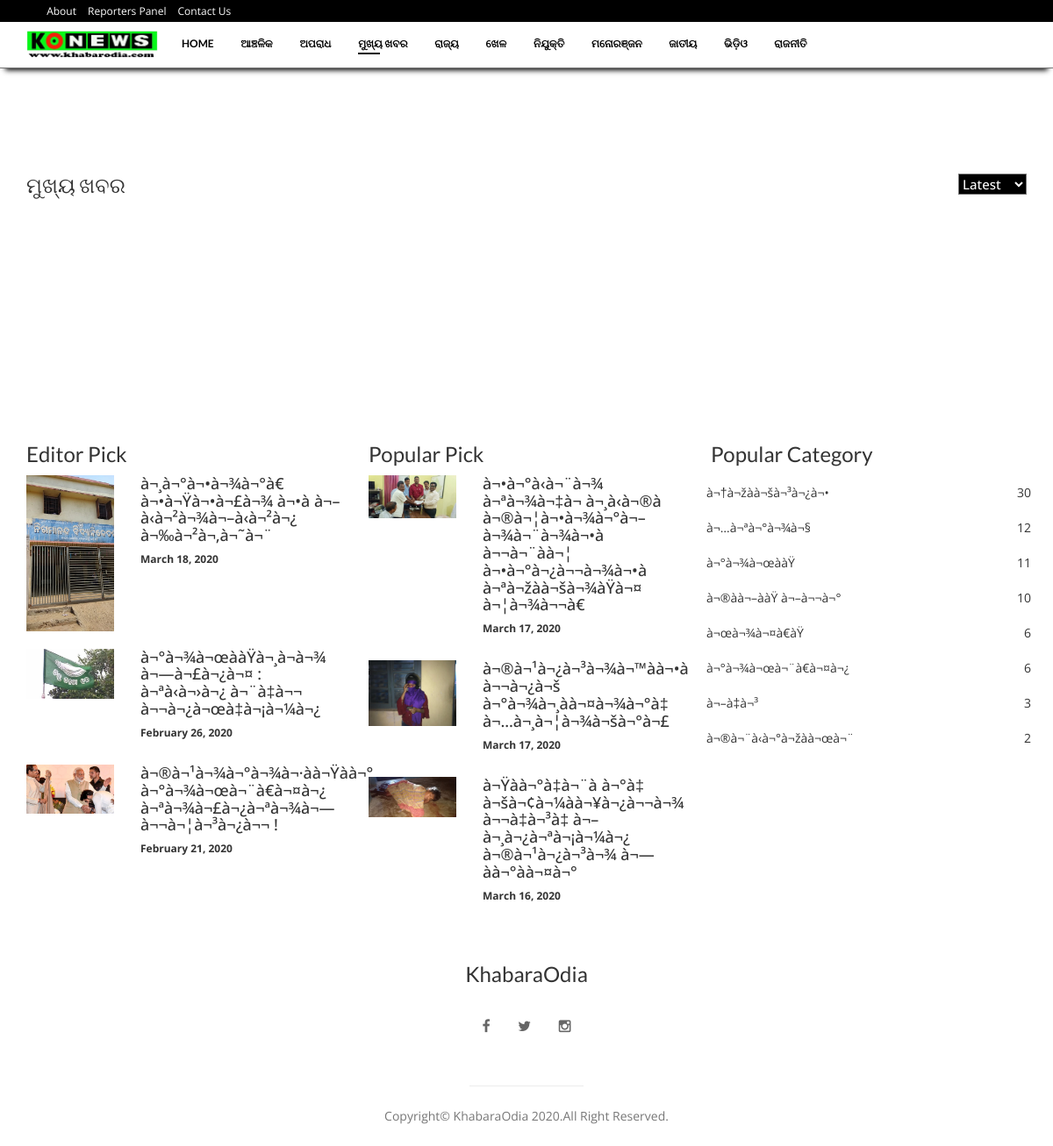
Page /headlines.php on the committed database.
### tables this page shows
CREATE TABLE `newslist` (
  `id` int(20) NOT NULL,
  `category` varchar(50) NOT NULL,
  `subcategory` varchar(50) NOT NULL,
  `heading` varchar(200) NOT NULL,
  `image` varchar(50) NOT NULL,
  `content` varchar(10000) NOT NULL,
  `date` varchar(20) NOT NULL,
  `other_images` varchar(255) DEFAULT NULL,
  `view_count` int(10) NOT NULL DEFAULT '0',
  `comment_count` int(10) NOT NULL DEFAULT '0'
);

### headlines.php (the view, shortened to what this page needs)
<?php
    $conn = OpenCon();
?>
<!doctype html>
<html class="no-js" lang="zxx">
    <head>
        <link rel="stylesheet" href="css/bootstrap.min.css">
        <link rel="stylesheet" href="css/font-awesome.min.css">
        <link rel="stylesheet" href="css/et-line-fonts.css">
        <link rel="stylesheet" href="css/ionicons.min.css">
        <link rel="stylesheet" href="css/magnific-popup.css">
        <link rel="stylesheet" href="css/animate-headline.css">
        <link rel="stylesheet" href="css/venobox.css">
        <link rel="stylesheet" href="css/slick.css">
        <link rel="stylesheet" href="css/owl.carousel.css">
        <link rel="stylesheet" href="css/owl.theme.css">
        <link rel="stylesheet" href="css/owl.transitions.css">
        <link rel="stylesheet" href="css/animate.css">
        <link rel="stylesheet" href="css/normalize.css">
        <link rel="stylesheet" href="css/main.css">
        <link rel="stylesheet" href="style.css">
        <link rel="stylesheet" href="css/responsive.css">
    </head>
    <body>
        <header  class="topHeader">
            <div class="container">
                <ul>
                <li>About</li>
                <li>Reporters Panel</li>
                <li>Contact Us</li>
            </ul>
            </div>
        </header>
        <div class="wrapper">
            <header class="header-area">
                 <div id="main-menu" class="sticker" style="color: black">
                    <div class="container">
                        <div class="row">
                            <div class="col-md-12 col-xs-12">
                                <div class="logo float-left navbar-header">
                                    <a class="navbar-brand" href="index.html"><img src="img/khabarodia_logo.jpeg" style="width: 150px"></a>
                                </div>
                                <div class="main-menu float- collapse navbar-collapse" id="main-menu-2">
                                    <nav>
                                        <ul class="menu one-page">
                                             <li class=''><a href='index.html'>Home</a></li>
                                             <li class=''><a href='regional.php'>ଆଞ୍ଚଳିକ</a></li>
                                             <li class=''><a href='crime.php'>ଅପରାଧ</a></li>
                                             <li class='active'><a href='headlines.php'>ମୁଖ୍ୟ ଖବର</a></li>
                                             <li class=''><a href='state.php'>ରାଜ୍ୟ</a></li>
                                             <li class=''><a href='sports.php'>ଖେଳ</a></li>
                                             <li class=''><a href='employment.php'>ନିଯୁକ୍ତି </a></li>
                                             <li class=''><a href='entertainment.php'>ମନୋରଞ୍ଜନ</a></li>
                                             <li class=''><a href='national.php'>ଜାତୀୟ</a></li>
                                             <li class=''><a href='video.php'>ଭିଡ଼ିଓ</a></li>
                                             <li class=''><a href='politics.php'>ରାଜନୀତି</a></li>
                                        </ul>
                                    </nav>
                                </div>
                            </div>
                        </div>
                    </div>
                </div>
            </header>
            <div id="service-area">
                <div class="ptb-120">
                    <div class="container">
                        <div class="row">
                            <div class="col-12 col-lg-12 col-md-12 col-sm-12 col-xs-12" style="padding: 0px 0px 0px 0px">
                                <div class="col-lg-6 col-md-6">
                                    <h3>ମୁଖ୍ୟ ଖବର</h3>
                                </div>
                                <div class="col-lg-6 col-md-6">
                                     <h4 class="pull-right">
                                         <select style="background-color: black;color: white;font-size: 15px">
                                             <option>Latest</option>
                                         </select>
                                     </h4>
                                </div>
                            </div>
                        </div>
                        <div class="row" style="margin-top: 50px">
                            <div class="col-lg-8 col-md-8 col-sm-12 p-0">
                            </div>
                            <div class="col-lg-4 col-md-4 col-sm-12">
                            </div>
                        </div>
                    </div>
                </div>
            </div>
            <footer class="footer-area pt-100">
                <div class="container">
                    <div class="row">
                        <div class="col-lg-4 col-md-4 col-sm-12">
                            <h3>Editor Pick</h3>
                                <?php
                                        $sql="select * from newslist where subcategory='editor' order by id desc limit 3";
                                        $result = mysqli_query($conn, $sql);
                                        while($row=mysqli_fetch_assoc($result))
                                        {
                                            echo '<div class="row pointerDiv " onclick="openNewsDetails('.$row["id"].')">
                                                    <div class="col-lg-4 col-md-4 col-sm-12">
                                                        <img src="'.$row["image"].'">
                                                    </div>
                                                    <div class="col-lg-8 col-md-8 col-sm-12">
                                                        <h4>'.$row["heading"].'</h4>
                                                        <h6><b>'.$row["date"].'</b></h6>
                                                    </div>
                                                </div><br>';
                                        }
                                    ?>
                        </div>
                        <div class="col-lg-4 col-md-4 col-sm-12">
                            <h3>Popular Pick</h3>
                            <?php
                                        $sql="select * from newslist where subcategory='popular' order by id desc limit 3";
                                        $result = mysqli_query($conn, $sql);
                                        while($row=mysqli_fetch_assoc($result))
                                        {
                                            echo '<div class="row pointerDiv " onclick="openNewsDetails('.$row["id"].')">
                                                    <div class="col-lg-4 col-md-4 col-sm-12">
                                                        <img src="'.$row["image"].'">
                                                    </div>
                                                    <div class="col-lg-8 col-md-8 col-sm-12">
                                                        <h4>'.$row["heading"].'</h4>
                                                        <h6><b>'.$row["date"].'</b></h6>
                                                    </div>
                                                </div><br>';
                                        }
                                    ?>
                        </div>
                        <div class="col-lg-4 col-md-4 col-sm-12">
                             <h3>Popular Category</h3>
                             <div class="row">
                                <?php
                                        $sql="SELECT count(*) as counter, category, id FROM `newslist` GROUP BY category order by counter desc";
                                        $result = mysqli_query($conn, $sql);
                                        while($row=mysqli_fetch_assoc($result))
                                        {
                                            echo '<div class="col-12 " style="padding: 10px">
                                                        <span>'.$row["category"].'</span>
                                                        <span class="pull-right">'.$row["counter"].'</span>
                                                    </div>';
                                        }
                                    ?>
                             </div>
                        </div>
                    </div><br><br>
                    <div class="row text-center">
                       <div class="col-md-12 text-center">
                        <div class="footer-all">
                            <div class="footer-logo logo">
                                <h3>KhabaraOdia</h3>
                            </div>
                            <div class="footer-icon">
                                <ul>
                                    <li><a href="#"><i class="fa fa-facebook" aria-hidden="true"></i></a></li>
                                    <li><a href="#"><i class="fa fa-twitter" aria-hidden="true"></i></a></li>
                                    <li><a href="#"><i class="fa fa-instagram" aria-hidden="true"></i></a></li>
                                </ul>
                            </div>
                            <div class="footer-text">
                                <span>
                                    Copyright©
                                    KhabaraOdia</a>
                                    2020.All right reserved.
                                </span>
                            </div>
                        </div>
                    </div>
                    </div>
                </div>
            </footer>
        </div>
    </body>
</html>

### css/main.css (style rules this page uses)
html { color: #222; font-size: 1em; line-height: 1.4; }
audio, canvas, iframe, img, svg, video { vertical-align: middle; }

### style.css (style rules this page uses)
html, body { height: 100%; font-family: 'Open Sans', sans-serif; }
.pointerDiv { cursor: pointer !important; }
.topHeader { height: 25px !important; background-color: black; color: white; font-size: 12px; }
.topHeader ul { list-style: none; }
.topHeader ul li { display: inline-block; margin-left: 10px; line-height: 25px }
#main-menu ul li a, #main-menu a h3 { color: black; }
.float-left { float: left }
img { max-width: 100%; height: auto }
h1, h2, h4, h5, h6 { margin: 0 0 10px; font-family: 'Open Sans', sans-serif; }
h3 { margin: 0 0 10px; font-family: 'Lato', sans-serif; }
a { transition: all 0.3s ease 0s; text-decoration: none; }
ul { list-style: outside none none; margin: 0; padding: 0 }
body { background: #fff none repeat scroll 0 0; font-family: 'Open Sans', sans-serif; }
i { color: #666666; transition: all .3s ease 0s; }
.p-0 { padding-top: 0; padding-right: 0; padding-bottom: 0; padding-left: 0; }
.pt-100 { padding-top: 100px }
.ptb-120 { padding: 120px 0 }
.logo a { height: inherit; }
.main-menu li { display: inline-block; padding-left: 27px; }
.main-menu li a { color: #ffffff; font-size: 12px; text-transform: uppercase; font-weight: 700; position: relative; font-family: 'Lato', sans-serif; }
.main-menu { padding-top: 4px; }
.main-menu.navbar-collapse { padding-left: 0; padding-right: 0; }
#main-menu { border-bottom: 1px solid #747474; left: 0; padding: 10px 0; right: 0; top: 0; transition: all 0.5s ease 0s; z-index: 9999; box-shadow: 0 8px 6px -6px black; }
.main-menu nav ul li a::before { background: #090909 none repeat scroll 0 0; bottom: -5px; content: ""; height: 2px; left: 0; position: absolute; transform: scale(0); width: 25px; transition: all 0.3s ease 0s; }
.main-menu nav ul li.active a::before, .main-menu nav ul li a:hover::before { transform: scale(1); }
.main-menu nav ul li.active a { border-color: orange !important; }
.navbar-brand { float: left; padding: 0; }
.footer-icon li { display: inline-block; }
.footer-icon a { color: #9c9c9c; font-size: 16px; transition: all 0.3s ease 0s; margin: 14px; }
.footer-icon { border-bottom: 1px solid #ececec; display: inline-block; padding: 25px 0 56px; }
.footer-text span { color: #777; font-size: 14px; font-weight: normal; text-transform: capitalize; }
.footer-text { padding: 24px 0; }

### rows in the picture
newslist: image (picture), heading "à¬¸à¬°à¬•à¬¾à¬°à­€ à¬•à¬Ÿà¬•à¬£à¬¾ à¬•à­ à¬–à­‹à¬²à¬¾à¬–à­‹à¬²à¬¿ à¬‰à¬²à¬‚à¬˜à¬¨", date "March 18, 2020"
newslist: image (picture), heading "à¬°à¬¾à¬œà­à­Ÿà¬¸à¬­à¬¾ à¬—à¬£à¬¿à¬¤ : à¬ªà­‹à¬›à¬¿ à¬¨à­‡à¬¬ à¬¬à¬¿à¬œà­‡à¬¡à¬¼à¬¿", date "February 26, 2020"
newslist: image (picture), heading "à¬®à¬¹à¬¾à¬°à¬¾à¬·à­à¬Ÿà­à¬° à¬°à¬¾à¬œà¬¨à­€à¬¤à¬¿ à¬ªà¬¾à¬£à¬¿à¬ªà¬¾à¬— à¬¬à¬¦à¬³à¬¿à¬¬ !", date "February 21, 2020"
newslist: image (picture), heading "à¬•à¬°à­‹à¬¨à¬¾ à¬ªà¬¾à¬‡à¬ à¬¸à­‹à¬®à­ à¬®à¬¦à¬•à¬¾à¬°à¬–à¬¾à¬¨à¬¾à¬•à­ à¬¬à¬¨à­à¬¦ à¬•à¬°à¬¿à¬¬à¬¾à¬•à­ à¬ªà¬žà­à¬šà¬¾à­Ÿà¬¤ à¬¦à¬¾à¬¬à­€", date "March 17, 2020"
newslist: image (picture), heading "à¬®à¬¹à¬¿à¬³à¬¾à¬™à­à¬•à­ à¬¬à¬¿à¬š à¬°à¬¾à¬¸à­à¬¤à¬¾à¬°à­‡ à¬…à¬¸à¬¦à¬¾à¬šà¬°à¬£", date "March 17, 2020"
newslist: image (picture), heading "à¬Ÿà­à¬°à­‡à¬¨à­ à¬°à­‡ à¬šà¬¢à¬¼à­à¬¥à¬¿à¬¬à¬¾ à¬¬à­‡à¬³à­‡ à¬–à¬¸à¬¿à¬ªà¬¡à¬¼à¬¿ à¬®à¬¹à¬¿à¬³à¬¾ à¬—à­à¬°à­à¬¤à¬°", date "March 16, 2020"
newslist: category "à¬†à¬žà­à¬šà¬³à¬¿à¬•", counter "30"
newslist: category "à¬…à¬ªà¬°à¬¾à¬§", counter "12"
newslist: category "à¬°à¬¾à¬œà­à­Ÿ", counter "11"
newslist: category "à¬®à­à¬–à­à­Ÿ à¬–à¬¬à¬°", counter "10"
newslist: category "à¬œà¬¾à¬¤à­€à­Ÿ", counter "6"
newslist: category "à¬°à¬¾à¬œà¬¨à­€à¬¤à¬¿", counter "6"
newslist: category "à¬–à­‡à¬³", counter "3"
newslist: category "à¬®à¬¨à­‹à¬°à¬žà­à¬œà¬¨", counter "2"
